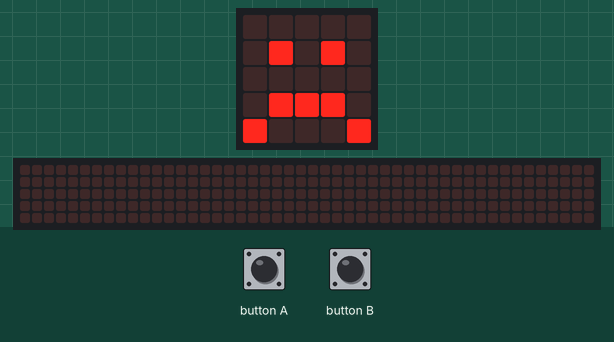
Recording of a program running on a simulated BBC micro:bit running MicroPython. Parts: the board's 5×5 LED display, a strip that is not on the board, showing the scrolling text unrolled. Inputs (shaded band) come from the test bench. The 48×5 strip is a reading aid, not a part: it shows the text the display is scrolling, unrolled, one strip-width of it at a time.

Above: at 1.2 s.
1.3 s: button B pressed for 0.15 s
At 1.37 s:
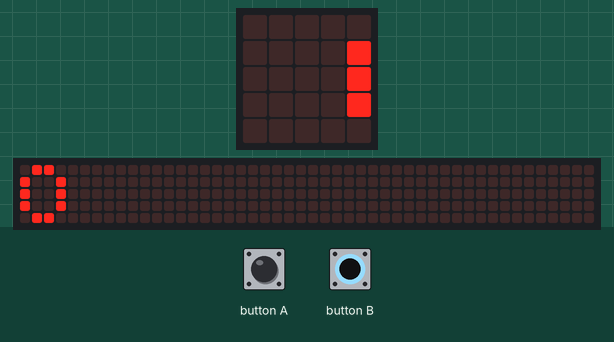
At 3.1 s:
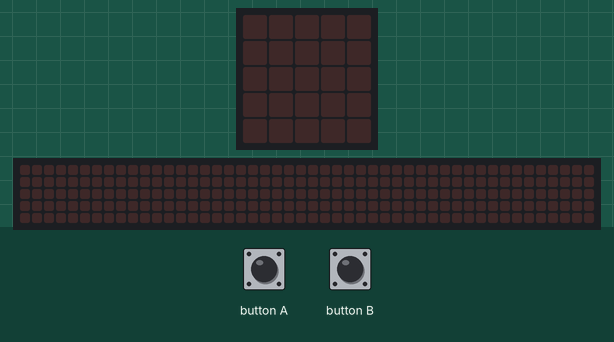
Timing chart, 0 to 4.6 s (numbered marks = the images above; inputs shaded):
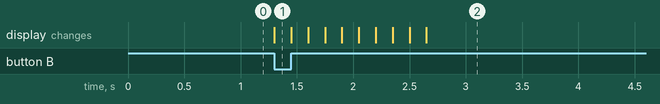

Measured:
- after the input at 1.3 s, the display: changes at once (image 1)

The program:

face.py
```python
from microbit import *

while True:
    if button_a.is_pressed():
        display.show(Image.HAPPY)
    elif button_b.is_pressed():
        break
    else:
        display.show(Image.SAD)

# display.clear()
display.scroll(str(button_a.get_presses()))
```
